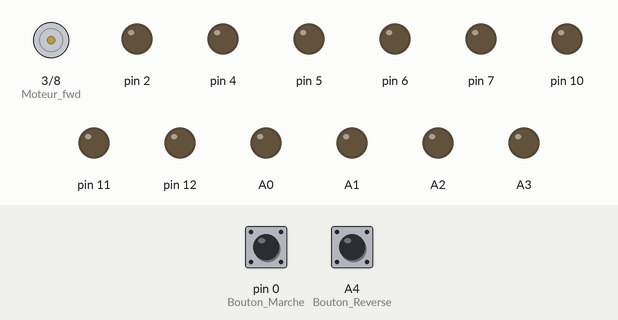
A sketch run on a simulated Arduino Uno, built with avr-gcc and run on an emulated ATmega328P. On the bench: motor-driver pin pairs drawn as motors (green arrow = first pin HIGH = forward, orange = second pin HIGH = backward, longer = more drive, scaled by the enable pin), output pins drawn as LEDs (lit = HIGH). Dashed ring = blinking. The inputs (shaded band) are chosen by the test bench; at power-on: pin 0 (Bouton_Marche) HIGH, A4 (Bouton_Reverse) HIGH.

Above: at 1.2 s.
1.3 s: pin 0 (Bouton_Marche) pulled LOW for 0.15 s
At 1.45 s:
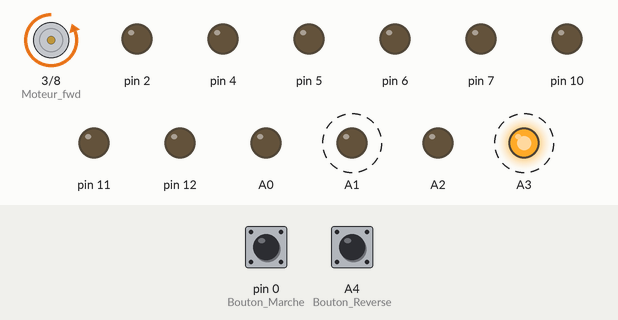
4.3 s: A4 (Bouton_Reverse) pulled LOW for 0.15 s
At 4.45 s:
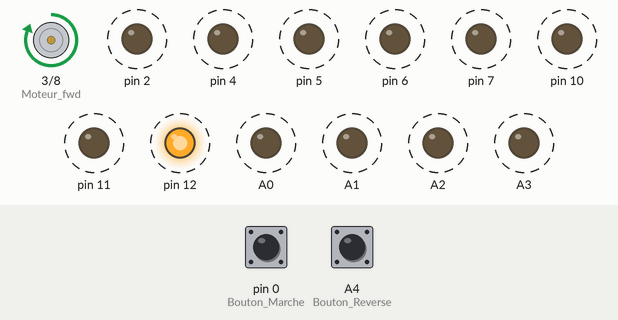
7.3 s: A4 (Bouton_Reverse) pulled LOW for 1 s
At 8.35 s:
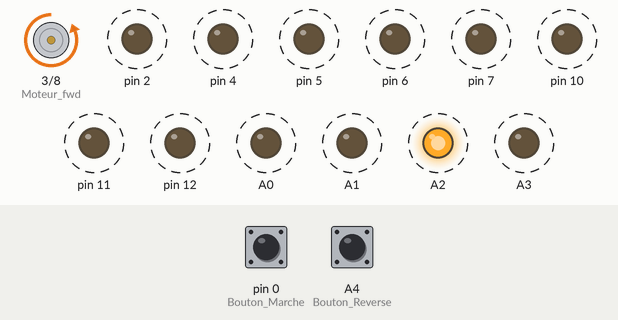
10.3 s: A4 (Bouton_Reverse) pulled LOW for 3.2 s
At 13.25 s:
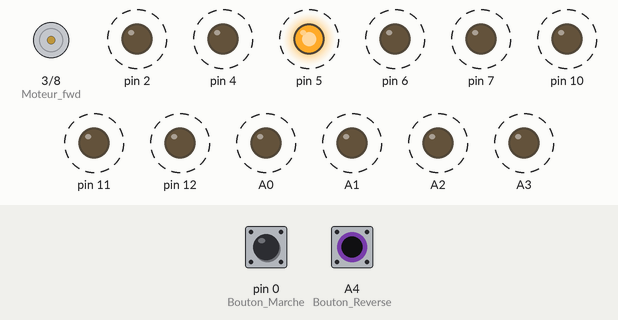
Timing chart, 0 to 16.0 s (numbered marks = the images above; inputs shaded):
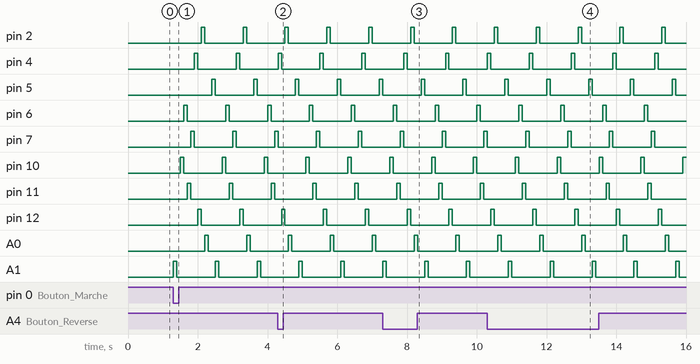

The sketch:

sketch_apr30a.ino
```cpp
int TEMPS_MAX = 12;
int TEMPS_ATT = 100;
int c = 0;
bool boutonAppuye = false;
void setup() {
  // put your setup code here, to run once:


pinMode (0, INPUT_PULLUP);//Bouton Marche
pinMode (2, OUTPUT);
pinMode (3, OUTPUT);//Moteur fwd
pinMode (4, OUTPUT);
pinMode (5, OUTPUT);
pinMode (6, OUTPUT);
pinMode (7, OUTPUT);
pinMode (8, OUTPUT);//Moteur rev
pinMode (9, OUTPUT);//moteur enable
pinMode (10, OUTPUT);
pinMode (11, OUTPUT);
pinMode (12, OUTPUT);
pinMode (A0, OUTPUT);
pinMode (A1, OUTPUT);
pinMode (A2, OUTPUT);
pinMode (A3, OUTPUT);
pinMode (A4, INPUT_PULLUP);//Bouton Reverse
digitalWrite (9, HIGH);};

void loop() {
  // put your main code here, to run repeatedly:
if (digitalRead (0) == LOW){
  boutonAppuye = true;}
if (boutonAppuye){
c ++;
if (c < 10 * TEMPS_MAX){
  digitalWrite (3, HIGH);
  if (digitalRead (A4) == HIGH){
    digitalWrite (8, HIGH);
    digitalWrite (3, LOW);}
  else{digitalWrite(8, LOW);
  digitalWrite (3, HIGH);}
  }
else {digitalWrite (8, LOW);
    digitalWrite (3, LOW);}
if (c%12 == 0){
  digitalWrite(5, HIGH);
digitalWrite (A2, LOW);
delay (TEMPS_ATT);}
else if (c%12 == 1){
  digitalWrite(A1, HIGH);
digitalWrite (5, LOW);
delay (TEMPS_ATT);}
else if (c%12 == 2){
  digitalWrite(A3, HIGH);
digitalWrite (A1, LOW);
delay (TEMPS_ATT);}
else if (c%12 == 3){
  digitalWrite(10, HIGH);
digitalWrite (A3, LOW);
delay (TEMPS_ATT);}
else if (c%12 == 4){
  digitalWrite(6, HIGH);
digitalWrite (10, LOW);
delay (TEMPS_ATT);}
else if (c%12 == 5){
  digitalWrite(11, HIGH);
digitalWrite (6, LOW);
delay (TEMPS_ATT);}
else if (c%12 == 6){
  digitalWrite(7, HIGH);
digitalWrite (11, LOW);
delay (TEMPS_ATT);}
else if (c%12 == 7){
  digitalWrite(4, HIGH);
digitalWrite (7, LOW);
delay (TEMPS_ATT);}
else if (c%12 == 8){
  digitalWrite(12, HIGH);
digitalWrite (4, LOW);
delay (TEMPS_ATT);}
else if (c%12 == 9){
  digitalWrite(2, HIGH);
digitalWrite (12, LOW);
delay (TEMPS_ATT);}
else if (c%12 == 10){
  digitalWrite(A0, HIGH);
digitalWrite (2, LOW);
delay (TEMPS_ATT);}
else if (c%12 == 11){
  digitalWrite(A2, HIGH);
digitalWrite (A0, LOW);
delay (TEMPS_ATT);}}}
```

Measured:
- after the input at 1.3 s, pin 2: alternates HIGH for 0.10 s and LOW for 1.1 s, starting after 0.80 s; pin 4: alternates HIGH for 0.10 s and LOW for 1.1 s, starting after 0.60 s
- after the input at 4.3 s, motor on pin 3 (Moteur_fwd) / pin 8 (Moteur_rev): backward 255/255 → forward 255/255 at once, → backward 255/255 0.20 s later
- after the input at 7.3 s, motor on pin 3 (Moteur_fwd) / pin 8 (Moteur_rev): backward 255/255 → forward 255/255 at once, → backward 255/255 1.0 s later
- after the input at 10.3 s, motor on pin 3 (Moteur_fwd) / pin 8 (Moteur_rev): backward 255/255 → forward 255/255 at once, → stopped 2.9 s later
